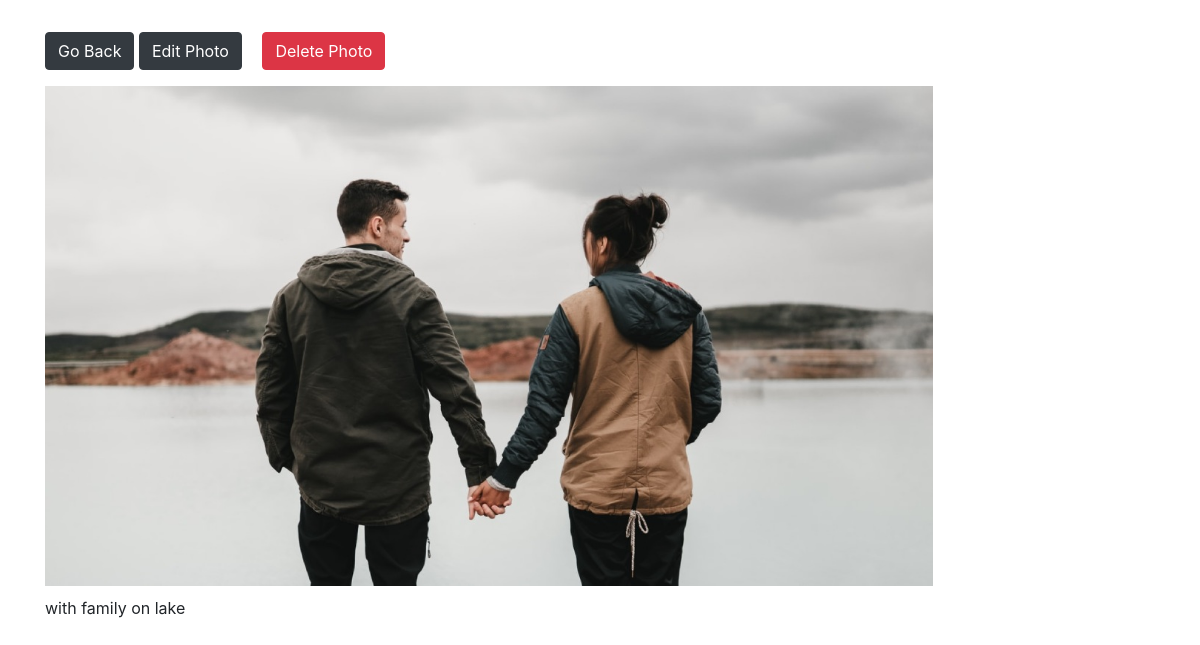
Page /photo/12/ on the committed database.
### photos/models.py (models this page shows, shortened)
class Photo(models.Model):
    category = models.ForeignKey(Category, on_delete=models.SET_NULL, null=True, blank=True)
    image = models.ImageField(null=False, blank=False)
    description = models.TextField()

### photos/views.py (the view)
# urls.py: path("photo/<str:pk>/", views.viewPhoto, name="photo"),
def viewPhoto(request, pk):
    photo = Photo.objects.get(id=pk)
    if request.method == 'POST':
        Photo.objects.filter(id=pk).delete()
        return redirect('gallery')
    return render(request, "photos/photo.html", {'photo': photo})

### photos/templates/photos/photo.html (shortened to what this page needs)
<!DOCTYPE html>
<html lang="en">
<head>
    <link rel="stylesheet" href="https://cdn.jsdelivr.net/npm/bootstrap@4.0.0/dist/css/bootstrap.min.css">
</head>
<body class="m-3">
    <div class="container">
        <div class="row justify-content-center">
            <div class="col">
                <form method="POST" enctype="multipart/form-data">
                    <a href="{% url 'gallery' %}" class="btn btn-dark my-3">Go Back</a>
                    <a href="{% url 'edit' photo.id %}" class="btn btn-dark my-3">Edit Photo</a>
                    <button type="submit" class="btn btn-danger m-3">Delete Photo</button>
                </form>
                <div style="height: 90vh;">
                    <img style="max-width: 80%; max-height: 80%;" src="{{photo.image.url}}">
                    <p id="desc">{{photo.description}}</p>
                </div>
            </div>
        </div>
    </div>
</body>
</html>

### photos/templates/photos/photo.html (style rules this page uses)
#desc { margin-top: 10px; }

### rows in the picture
Photo: image (picture), description "with family on lake"
